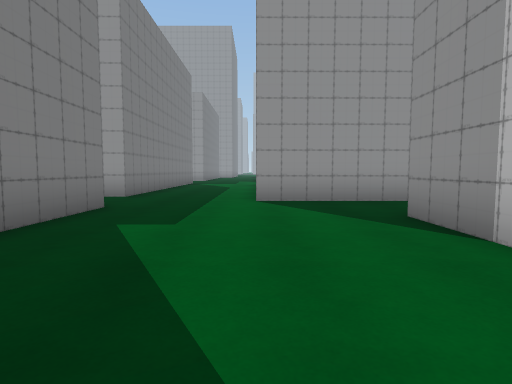
View 1 (above)

24 first-person views from a walk through a scene from a Unity 3-D project. The camera is 1.2 m above the floor, tilts 4° down and sees 80° across. The floor is counted in squares, 2 m on a side. Each view is taken from the middle of a square. On the plan, view 1 faces up. The plan holds only what a view shows up to about 9 squares ahead; the rest is blank. The place goes on beyond the plan. The player character is not drawn. Some animated figures are not drawn. Some surface patterns are stand-ins.

View 2
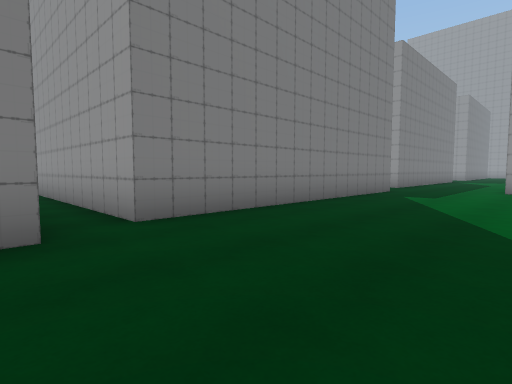

View 3
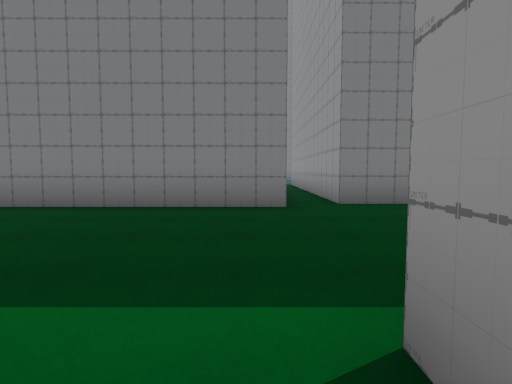

View 4
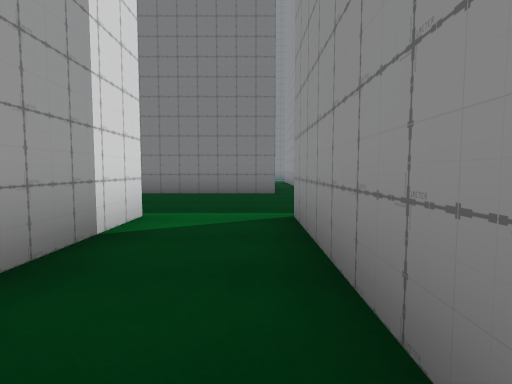

View 5
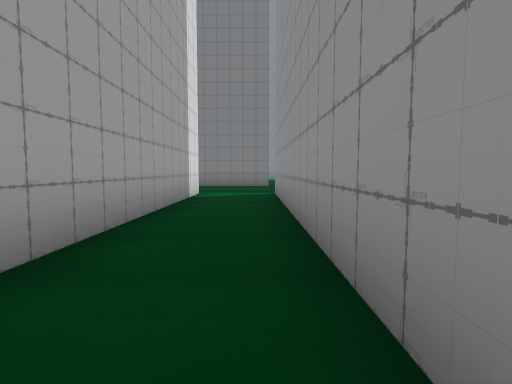

View 6
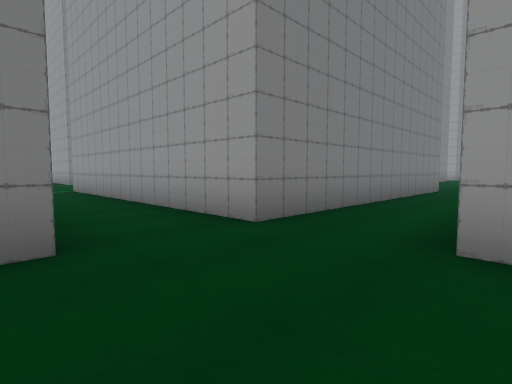

View 7
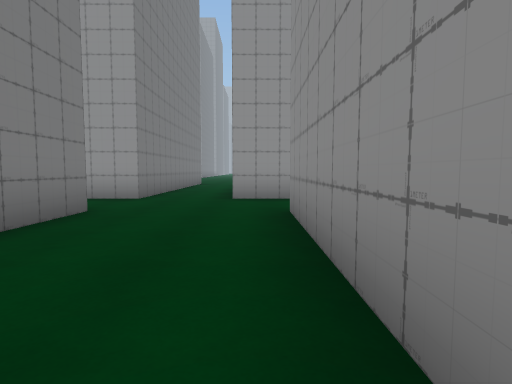

View 8
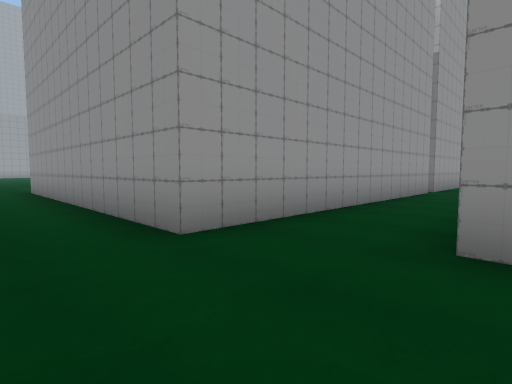

View 9
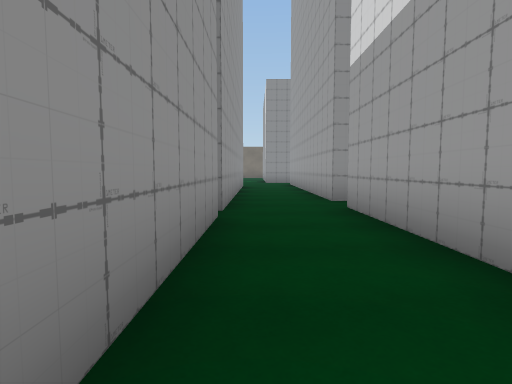

View 10
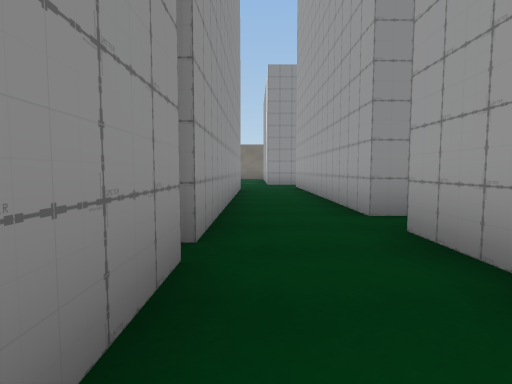

View 11
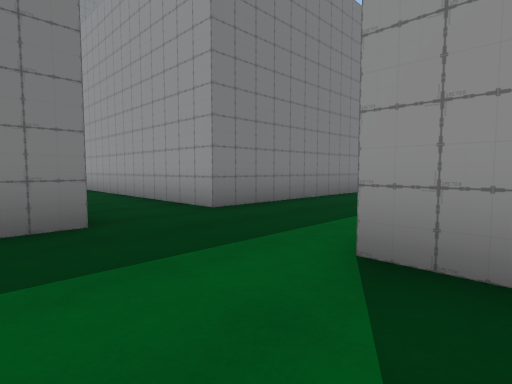

View 12
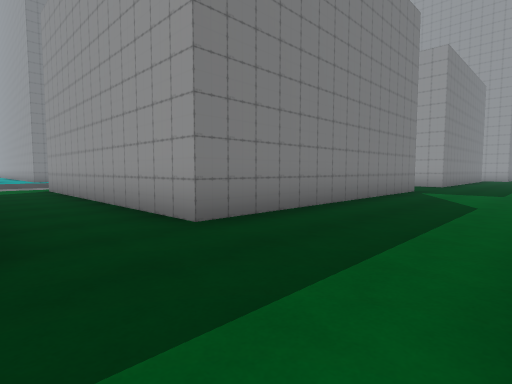

View 13
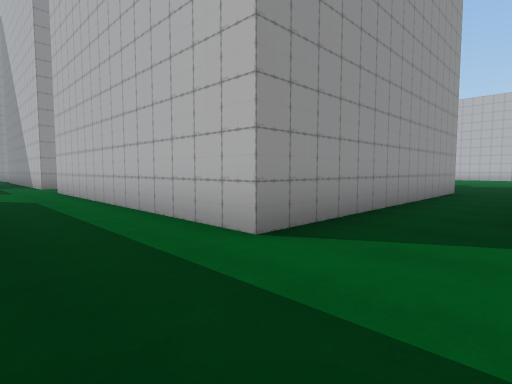

View 14
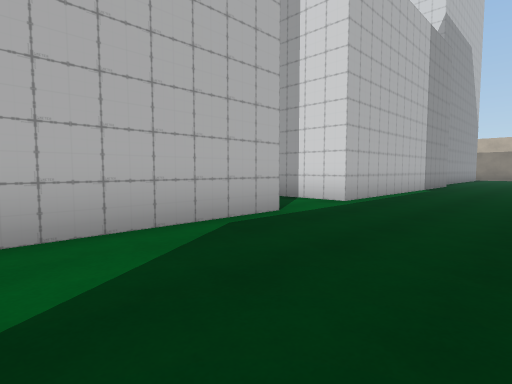

View 15
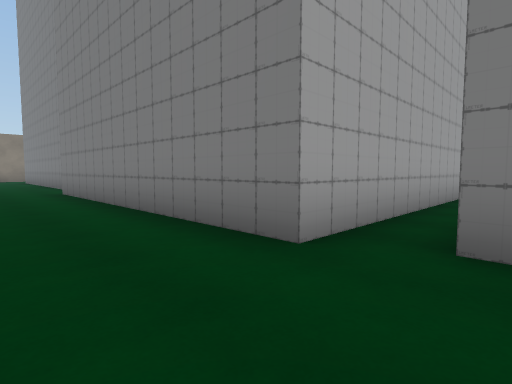

View 16
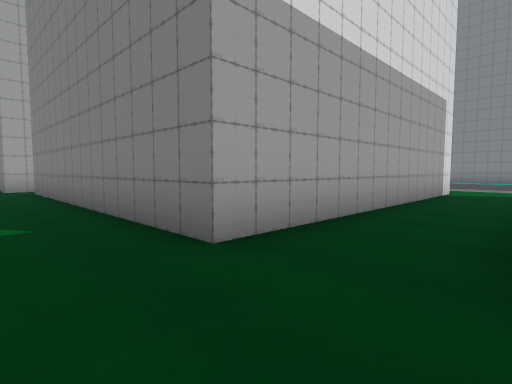

View 17
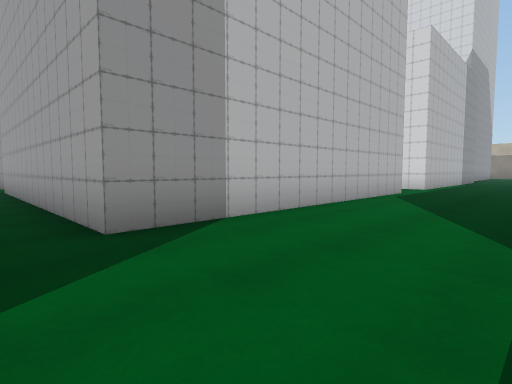

View 18
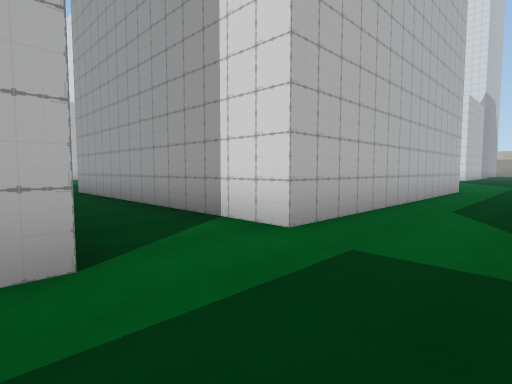

View 19
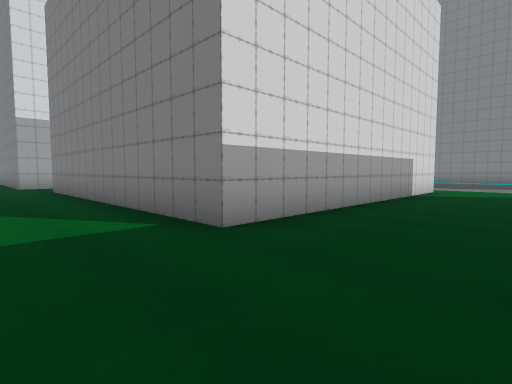

View 20
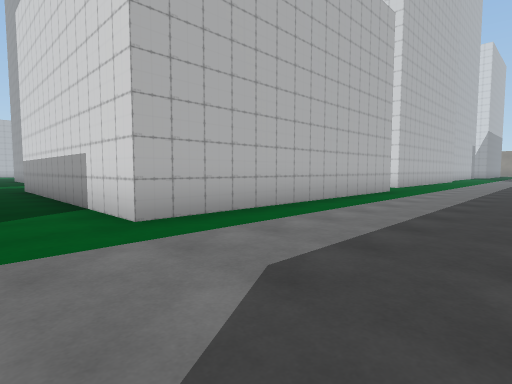

View 21
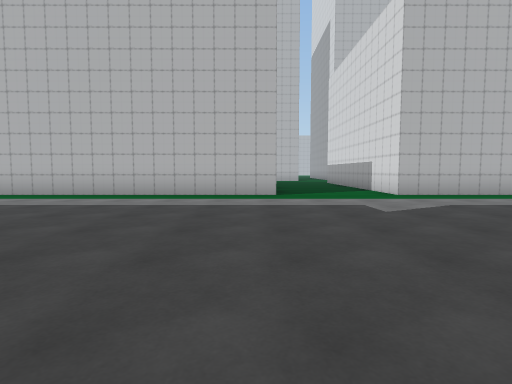

View 22
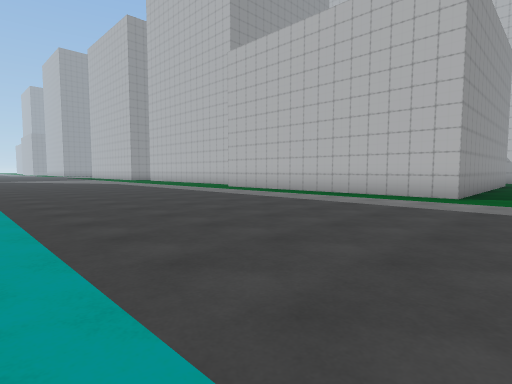

View 23
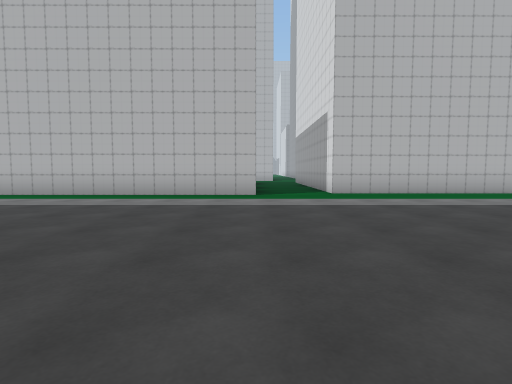

View 24
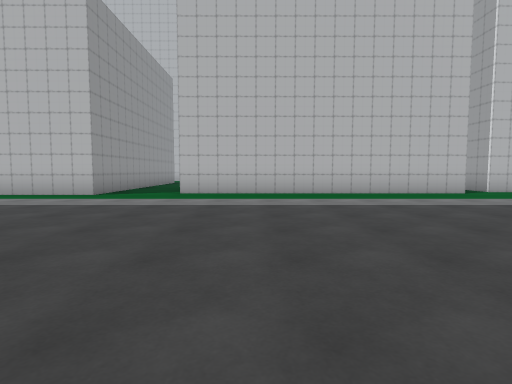

### Floor plan
Points are (right, up) in squares from view 1. A wall is a line through its corners. A room is listed if a view was taken in it or the views show most of it. See-through windows are left out.
Room 1 (views 1, 2, 11, 12, 13, 14, 15, 16, 17)
walls: (2, -3.5) (2, 4); (1.5, 6) (0, 6) (0, 13.5); (-9.5, -3.5) (-2, -3.5) (-2, -10.5); (-10, 5) (-2.5, 5) (-2.5, -2.5) (-8, -2.5); (2, -9.9) (2, -5.5); (-3, 14.5) (-3, 7) (-10.5, 7); (0, 15.4) (0, 15.9)
ways out: opening at (2, -4.5) to room 2; opening at (-11, 6) to room 3; opening at (-10, -3) to room 3; opening at (-1.7, 16) to room 3; opening at (-1, 14.5); opening at (1, 5)
Room 2 (views 3, 4, 5, 6, 7, 8, 9, 10)
walls: (9.5, -5.4) (9.5, -7.1); (16.8, -5.5) (20, -5.5); (12.5, -9.5) (12.5, -5.5); (19, -3.5) (11.5, -3.5) (11.5, 4); (9.5, 4) (9.5, -3.5) (2, -3.5); (21, -5.5) (24.5, -5.5); (2, -5.5) (8.2, -5.5); (24.4, -3.5) (19.5, -3.5)
ways out: opening at (2, -4.5) to room 1; opening at (10.5, 4)
Room 3 (views 18, 19, 20, 21, 22, 23, 24)
walls: (-10.5, 7) (-10.5, 14.5) (-3, 14.5); (-6.6, 17.5) (-10.5, 17.5) (-10.5, 24.4); (-10, -2.6) (-10, 5); (-9.5, -4.1) (-9.5, -3.5)
ways out: opening at (-11, 6) to room 1; opening at (-10, -3) to room 1; opening at (-1.7, 16) to room 1

Where each view was taken, in squares from view 1:
view 1: 0 up, 0 right, facing up
view 2: 4 down, 1 right, facing up-left
view 3: 4 down, 3 right, facing left
view 4: 4 down, 6 right, facing left
view 5: 4 down, 10 right, facing left
view 6: 6 down, 12 right, facing up-left
view 7: 10 down, 12 right, facing up
view 8: 6 down, 10 right, facing up-right
view 9: 4 down, 15 right, facing right
view 10: 4 down, 17 right, facing right
view 11: 4 up, 1 right, facing up-left
view 12: 5 up, 0 right, facing up-left
view 13: 4 up, 2 left, facing up-right
view 14: 0 up, 1 left, facing down-right
view 15: 2 down, 0 right, facing down-left
view 16: 7 up, 1 left, facing down-left
view 17: 5 up, 1 left, facing down-right
view 18: 16 up, 2 left, facing down-right
view 19: 17 up, 1 left, facing down-left
view 20: 16 up, 14 left, facing down-right
view 21: 18 up, 18 left, facing right
view 22: 16 up, 18 left, facing up-right
view 23: 7 up, 18 left, facing right
view 24: 3 up, 18 left, facing right
